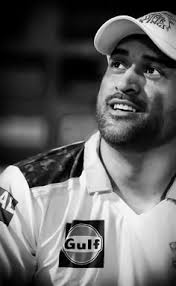
#> input picture NeighbourhoodOperations/p4.jpeg, 176 x 286 px
$ python python4.py
#> lines starting #> are read from the running program, lines starting #| are printed output that depends on the picture
import cv2
import numpy as np
import matplotlib.pyplot as plt
import os
import tkinter as tk
from tkinter import filedialog

# 1. Open a local file picker window
root = tk.Tk()
root.withdraw()
print("Select your image file in the popup window...")
image_path = filedialog.askopenfilename(title="Select Image",
                                        filetypes=[("Image files", "*.png *.jpg *.jpeg")])
#> the answer given: p4.jpeg

if not image_path:
    print("No file selected! Exiting...")
else:
    # Load the image
    img = cv2.imread(image_path)
#> img is the input picture: shape (286, 176, 3); min 0, max 255, mean 98.9

    if img is None:
        print("Error: Could not load image.")
    else:
        # Standardize size
        img = cv2.resize(img, (300, 300))
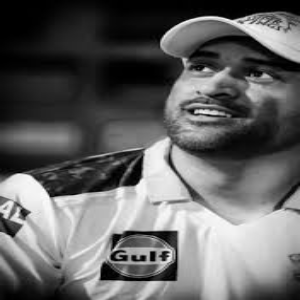
#> img: shape (300, 300, 3); min 0, max 254, mean 98.8
        img_rgb = cv2.cvtColor(img, cv2.COLOR_BGR2RGB)

        # --- NEIGHBOURHOOD OPERATIONS (FILTERS) ---

        # 1. Average Filter (Box Blur) - Linear
        # Uses a 5x5 kernel where all pixels have equal weight
        avg_blur = cv2.blur(img_rgb, (5, 5))
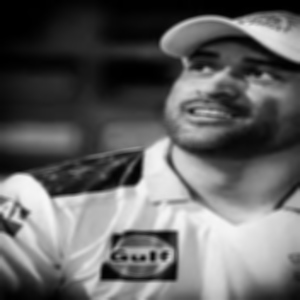
#> avg_blur: shape (300, 300, 3); min 0, max 246, mean 98.8

        # 2. Gaussian Filter - Linear
        # Pixels closer to the center have more weight (smoother blur)
        gaussian_blur = cv2.GaussianBlur(img_rgb, (5, 5), 0)

        # 3. Median Filter - Non-Linear
        # Excellent for salt-and-pepper noise removal
        # Replaces pixel with the median value of its neighborhood
        median_blur = cv2.medianBlur(img_rgb, 5)
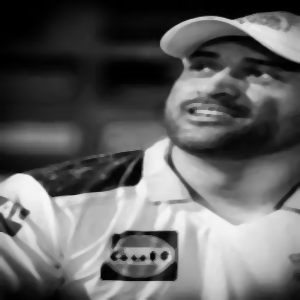
#> median_blur: shape (300, 300, 3); min 0, max 247, mean 98.8

        # --- DISPLAY RESULTS (1 Input + 3 Outputs) ---
        titles = ['Original Input', '1. Average Filter',
                  '2. Gaussian Filter', '3. Median Filter']
        images = [img_rgb, avg_blur, gaussian_blur, median_blur]

        plt.figure(figsize=(12, 8))
        for i in range(4):
            plt.subplot(2, 2, i+1)
            plt.imshow(images[i])
            plt.title(titles[i])
            plt.axis('off')

        plt.tight_layout()
        plt.show()
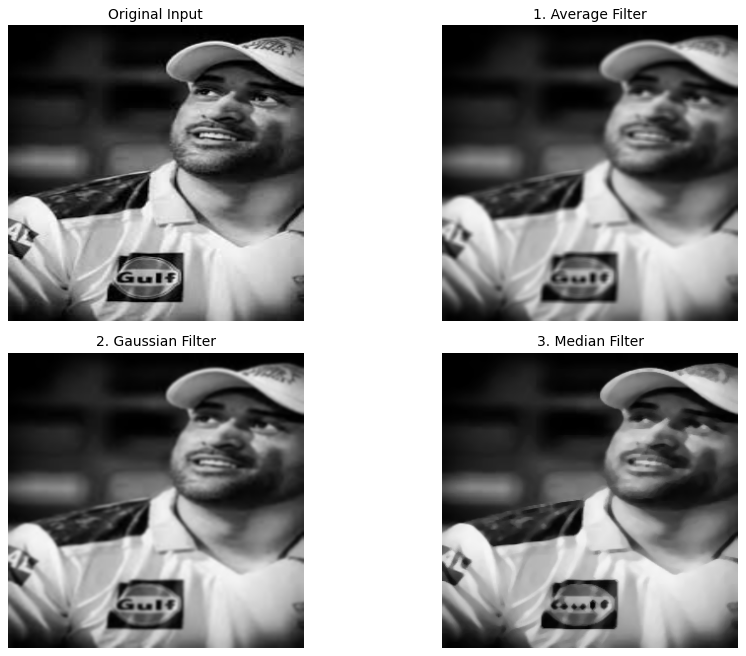
#> figure drawn by matplotlib, 4 panels
